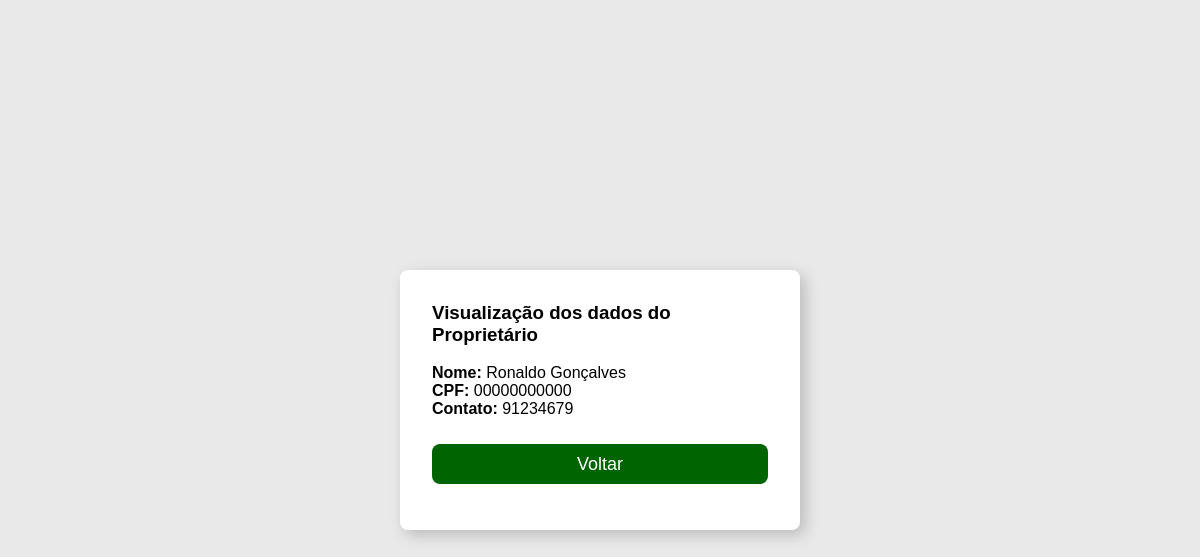
Screenshot of /viewdados_proprietario/1/ (signed in) with the database file from the repository.
### app/models.py (models this page shows, shortened)
class Proprietarios(models.Model):
    nomeProprietarios = models.CharField(max_length=60)
    cpf = models.CharField(max_length=11)
    contato = models.CharField(max_length=13)

### app/views.py (the view)
# urls.py: path('viewdados_proprietario/<int:pk>/', viewdados_proprietario, name='viewdados_proprietario'),
def viewdados_proprietario(request, pk):
    proprietario = get_object_or_404(Proprietarios, pk=pk)
    return render(request, 'viewdados_proprietario.html', {'proprietario': proprietario})

### Templates/viewdados_proprietario.html (shortened to what this page needs)
{% load static %}
<!DOCTYPE html>
<html lang="pt-br">
<head>
    <link rel="stylesheet" href="{% static 'css/viewdadoProprietario.css' %}">
</head>
<body>
{% if request.user.is_authenticated %}
<label class="view-proprietario">
  <div class = "col-8 m-auto pt-2 pb-2 text-center">
            <h3>Visualização dos dados do Proprietário</h3>
    </div>
    <br>
    <div class = "col-8 m-auto pt-4 pb-2 text-center">
        <strong> Nome:</strong> {{proprietario.nomeProprietarios}} <br>
        <strong> CPF:</strong> {{proprietario.cpf}} <br>
        <strong> Contato:</strong> {{proprietario.contato}} <br>
    </div>
    <br> <br>
    <div class = "col-8 m-auto pt-2 pb-2 text-center">
        <button class="btn-volt" onclick="voltar()">Voltar</button>
    </div>
    </label>
{% else %}
<h2> Área proibida! </h2>
<a href="/login"> Clique aqui para fazer login </a>
{% endif %}
</body>
</html>

### static/css/viewdadoProprietario.css (style rules this page uses)
* { margin: 0; border: 0; padding: 0; box-sizing: border-box; font-family: sans-serif; }
body { background: #e4e4e4ce; min-height: 100vh; min-width: 100vw; display: flex; align-items: center; justify-content: center; }
.view-proprietario { background: white; max-width: 400px; min-height: 30vh; padding: 2rem; box-shadow: 5px 5px 15px rgba(0, 0, 0, 0.2); border-radius: 8px; }
.btn-volt { background-color: darkgreen; border-color:rgba(198, 247, 100, 0.808); color: white; width: 100%; height: 40px; margin-bottom: 1%; margin-left: 0px; padding: 0%; font-size: large; align-items: center; border-radius: 8px; position: relative; top: -10px; left: 0px; }

### rows the page displays
Proprietarios: nomeProprietarios "Ronaldo Gonçalves", cpf "00000000000", contato "91234679"
